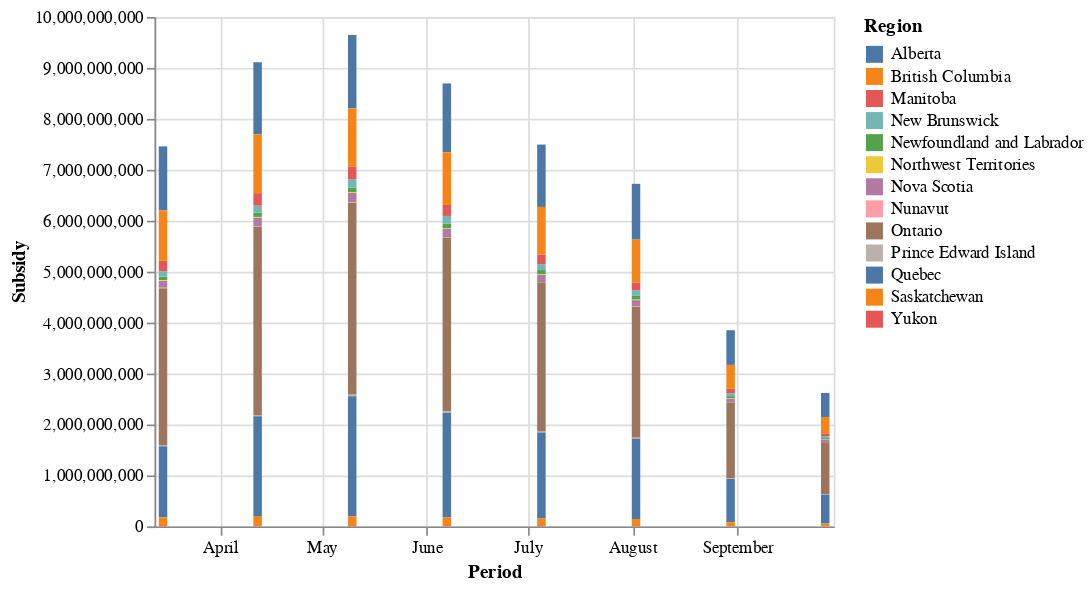

Notebook source saved alongside this figure:
### Code cell
# Over time
temp3 = cews.query("GeoAggregation == 'Province'and IndustryAggregation == 'All industries'")

# I will need to figure out how to do cumulative 
#temp3["Cumulative Subsidies"] = temp3["Subsidy"].cumsum()
alt.Chart(temp3).\
    mark_bar().encode(
        x = "Period",
        y = "Subsidy",
        color = "Region"
)
